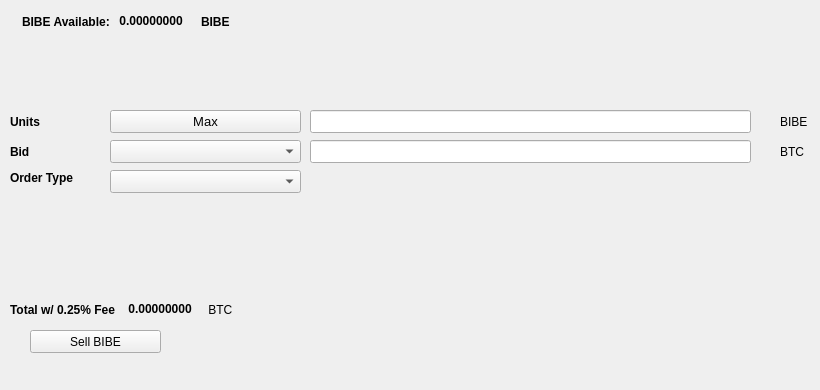
   <widget class="QWidget" name="SellTab">
    <attribute name="title">
     <string>Sell</string>
    </attribute>
    <widget class="QLabel" name="label_16">
     <property name="geometry">
      <rect>
       <x>780</x>
       <y>140</y>
       <width>31</width>
       <height>23</height>
      </rect>
     </property>
     <property name="text">
      <string>BTC</string>
     </property>
    </widget>
    <widget class="QComboBox" name="SellBidcomboBox">
     <property name="geometry">
      <rect>
       <x>110</x>
       <y>140</y>
       <width>191</width>
       <height>23</height>
      </rect>
     </property>
     <property name="font">
      <font>
       <pointsize>10</pointsize>
      </font>
     </property>
    </widget>
    <widget class="QLabel" name="label_18">
     <property name="geometry">
      <rect>
       <x>10</x>
       <y>110</y>
       <width>46</width>
       <height>23</height>
      </rect>
     </property>
     <property name="font">
      <font>
       <weight>75</weight>
       <bold>true</bold>
      </font>
     </property>
     <property name="text">
      <string>Units</string>
     </property>
    </widget>
    <widget class="QPushButton" name="Sell_Max_Amount">
     <property name="geometry">
      <rect>
       <x>110</x>
       <y>110</y>
       <width>191</width>
       <height>23</height>
      </rect>
     </property>
     <property name="font">
      <font>
       <pointsize>10</pointsize>
      </font>
     </property>
     <property name="text">
      <string>Max</string>
     </property>
    </widget>
    <widget class="QLabel" name="label_20">
     <property name="geometry">
      <rect>
       <x>10</x>
       <y>170</y>
       <width>91</width>
       <height>16</height>
      </rect>
     </property>
     <property name="font">
      <font>
       <weight>75</weight>
       <bold>true</bold>
      </font>
     </property>
     <property name="text">
      <string>Order Type</string>
     </property>
    </widget>
    <widget class="QComboBox" name="SellOrdertypeCombo">
     <property name="geometry">
      <rect>
       <x>110</x>
       <y>170</y>
       <width>191</width>
       <height>23</height>
      </rect>
     </property>
     <property name="font">
      <font>
       <pointsize>10</pointsize>
      </font>
     </property>
    </widget>
    <widget class="QLabel" name="label_21">
     <property name="geometry">
      <rect>
       <x>10</x>
       <y>140</y>
       <width>46</width>
       <height>23</height>
      </rect>
     </property>
     <property name="font">
      <font>
       <weight>75</weight>
       <bold>true</bold>
      </font>
     </property>
     <property name="text">
      <string>Bid</string>
     </property>
    </widget>
    <widget class="QLabel" name="label_22">
     <property name="geometry">
      <rect>
       <x>780</x>
       <y>110</y>
       <width>31</width>
       <height>23</height>
      </rect>
     </property>
     <property name="text">
      <string>BIBE</string>
     </property>
    </widget>
    <widget class="QLineEdit" name="UnitsInputBIBE">
     <property name="geometry">
      <rect>
       <x>310</x>
       <y>110</y>
       <width>441</width>
       <height>23</height>
      </rect>
     </property>
     <property name="font">
      <font>
       <pointsize>9</pointsize>
       <weight>75</weight>
       <bold>true</bold>
      </font>
     </property>
    </widget>
    <widget class="QLineEdit" name="SellBidPriceEdit">
     <property name="geometry">
      <rect>
       <x>310</x>
       <y>140</y>
       <width>441</width>
       <height>23</height>
      </rect>
     </property>
     <property name="font">
      <font>
       <pointsize>9</pointsize>
       <weight>75</weight>
       <bold>true</bold>
      </font>
     </property>
    </widget>
    <widget class="QPushButton" name="SellBIBEBTN">
     <property name="geometry">
      <rect>
       <x>30</x>
       <y>330</y>
       <width>131</width>
       <height>23</height>
      </rect>
     </property>
     <property name="text">
      <string>Sell BIBE</string>
     </property>
     <property name="icon">
      <iconset resource="../bibecoin">
       <normaloff>:/icons/bitcoin</normaloff>:/icons/bitcoin</iconset>
     </property>
    </widget>
    <widget class="QWidget" name="layoutWidget3">
     <property name="geometry">
      <rect>
       <x>22</x>
       <y>12</y>
       <width>258</width>
       <height>19</height>
      </rect>
     </property>
     <layout class="QHBoxLayout" name="horizontalLayout">
      <item>
       <widget class="QLabel" name="label232_2">
        <property name="font">
         <font>
          <weight>75</weight>
          <bold>true</bold>
         </font>
        </property>
        <property name="text">
         <string>BIBE Available:</string>
        </property>
       </widget>
      </item>
      <item>
       <widget class="QLabel" name="BIBEAvailableLabel">
        <property name="palette">
         <palette>
          <active>
           <colorrole role="WindowText">
            <brush brushstyle="SolidPattern">
             <color alpha="255">
              <red>0</red>
              <green>0</green>
              <blue>0</blue>
             </color>
            </brush>
           </colorrole>
           <colorrole role="Button">
            <brush brushstyle="SolidPattern">
             <color alpha="255">
              <red>0</red>
              <green>170</green>
              <blue>0</blue>
             </color>
            </brush>
           </colorrole>
           <colorrole role="Light">
            <brush brushstyle="SolidPattern">
             <color alpha="255">
              <red>0</red>
              <green>255</green>
              <blue>0</blue>
             </color>
            </brush>
           </colorrole>
           <colorrole role="Midlight">
            <brush brushstyle="SolidPattern">
             <color alpha="255">
              <red>0</red>
              <green>212</green>
              <blue>0</blue>
             </color>
            </brush>
           </colorrole>
           <colorrole role="Dark">
            <brush brushstyle="SolidPattern">
             <color alpha="255">
              <red>0</red>
              <green>85</green>
              <blue>0</blue>
             </color>
            </brush>
           </colorrole>
           <colorrole role="Mid">
            <brush brushstyle="SolidPattern">
             <color alpha="255">
              <red>0</red>
              <green>113</green>
              <blue>0</blue>
             </color>
            </brush>
           </colorrole>
           <colorrole role="Text">
            <brush brushstyle="SolidPattern">
             <color alpha="255">
              <red>0</red>
              <green>170</green>
              <blue>0</blue>
             </color>
            </brush>
           </colorrole>
           <colorrole role="BrightText">
            <brush brushstyle="SolidPattern">
             <color alpha="255">
              <red>255</red>
              <green>255</green>
              <blue>255</blue>
             </color>
            </brush>
           </colorrole>
           <colorrole role="ButtonText">
            <brush brushstyle="SolidPattern">
             <color alpha="255">
              <red>0</red>
              <green>0</green>
              <blue>0</blue>
             </color>
            </brush>
           </colorrole>
           <colorrole role="Base">
            <brush brushstyle="SolidPattern">
             <color alpha="255">
              <red>255</red>
              <green>255</green>
              <blue>255</blue>
             </color>
            </brush>
           </colorrole>
           <colorrole role="Window">
            <brush brushstyle="SolidPattern">
             <color alpha="255">
              <red>0</red>
              <green>170</green>
              <blue>0</blue>
             </color>
            </brush>
           </colorrole>
           <colorrole role="Shadow">
            <brush brushstyle="SolidPattern">
             <color alpha="255">
              <red>0</red>
              <green>0</green>
              <blue>0</blue>
             </color>
            </brush>
           </colorrole>
           <colorrole role="AlternateBase">
            <brush brushstyle="SolidPattern">
             <color alpha="255">
              <red>127</red>
              <green>212</green>
              <blue>127</blue>
             </color>
            </brush>
           </colorrole>
           <colorrole role="ToolTipBase">
            <brush brushstyle="SolidPattern">
             <color alpha="255">
              <red>255</red>
              <green>255</green>
              <blue>220</blue>
             </color>
            </brush>
           </colorrole>
           <colorrole role="ToolTipText">
            <brush brushstyle="SolidPattern">
             <color alpha="255">
              <red>0</red>
              <green>0</green>
              <blue>0</blue>
             </color>
            </brush>
           </colorrole>
          </active>
          <inactive>
           <colorrole role="WindowText">
            <brush brushstyle="SolidPattern">
             <color alpha="255">
              <red>0</red>
              <green>0</green>
              <blue>0</blue>
             </color>
            </brush>
           </colorrole>
           <colorrole role="Button">
            <brush brushstyle="SolidPattern">
             <color alpha="255">
              <red>0</red>
              <green>170</green>
              <blue>0</blue>
             </color>
            </brush>
           </colorrole>
           <colorrole role="Light">
            <brush brushstyle="SolidPattern">
             <color alpha="255">
              <red>0</red>
              <green>255</green>
              <blue>0</blue>
             </color>
            </brush>
           </colorrole>
           <colorrole role="Midlight">
            <brush brushstyle="SolidPattern">
             <color alpha="255">
              <red>0</red>
              <green>212</green>
              <blue>0</blue>
             </color>
            </brush>
           </colorrole>
           <colorrole role="Dark">
            <brush brushstyle="SolidPattern">
             <color alpha="255">
              <red>0</red>
              <green>85</green>
              <blue>0</blue>
             </color>
            </brush>
           </colorrole>
           <colorrole role="Mid">
            <brush brushstyle="SolidPattern">
             <color alpha="255">
              <red>0</red>
              <green>113</green>
              <blue>0</blue>
             </color>
            </brush>
           </colorrole>
           <colorrole role="Text">
            <brush brushstyle="SolidPattern">
             <color alpha="255">
              <red>0</red>
              <green>170</green>
              <blue>0</blue>
             </color>
            </brush>
           </colorrole>
           <colorrole role="BrightText">
            <brush brushstyle="SolidPattern">
             <color alpha="255">
              <red>255</red>
              <green>255</green>
              <blue>255</blue>
             </color>
            </brush>
           </colorrole>
           <colorrole role="ButtonText">
            <brush brushstyle="SolidPattern">
             <color alpha="255">
              <red>0</red>
              <green>0</green>
              <blue>0</blue>
             </color>
            </brush>
           </colorrole>
           <colorrole role="Base">
            <brush brushstyle="SolidPattern">
             <color alpha="255">
              <red>255</red>
              <green>255</green>
              <blue>255</blue>
             </color>
            </brush>
           </colorrole>
           <colorrole role="Window">
            <brush brushstyle="SolidPattern">
             <color alpha="255">
              <red>0</red>
              <green>170</green>
              <blue>0</blue>
             </color>
            </brush>
           </colorrole>
           <colorrole role="Shadow">
            <brush brushstyle="SolidPattern">
             <color alpha="255">
              <red>0</red>
              <green>0</green>
              <blue>0</blue>
             </color>
            </brush>
           </colorrole>
           <colorrole role="AlternateBase">
            <brush brushstyle="SolidPattern">
             <color alpha="255">
              <red>127</red>
              <green>212</green>
              <blue>127</blue>
             </color>
            </brush>
           </colorrole>
           <colorrole role="ToolTipBase">
            <brush brushstyle="SolidPattern">
             <color alpha="255">
              <red>255</red>
              <green>255</green>
              <blue>220</blue>
             </color>
            </brush>
           </colorrole>
           <colorrole role="ToolTipText">
            <brush brushstyle="SolidPattern">
             <color alpha="255">
              <red>0</red>
              <green>0</green>
              <blue>0</blue>
             </color>
            </brush>
           </colorrole>
          </inactive>
          <disabled>
           <colorrole role="WindowText">
            <brush brushstyle="SolidPattern">
             <color alpha="255">
              <red>0</red>
              <green>85</green>
              <blue>0</blue>
             </color>
            </brush>
           </colorrole>
           <colorrole role="Button">
            <brush brushstyle="SolidPattern">
             <color alpha="255">
              <red>0</red>
              <green>170</green>
              <blue>0</blue>
             </color>
            </brush>
           </colorrole>
           <colorrole role="Light">
            <brush brushstyle="SolidPattern">
             <color alpha="255">
              <red>0</red>
              <green>255</green>
              <blue>0</blue>
             </color>
            </brush>
           </colorrole>
           <colorrole role="Midlight">
            <brush brushstyle="SolidPattern">
             <color alpha="255">
              <red>0</red>
              <green>212</green>
              <blue>0</blue>
             </color>
            </brush>
           </colorrole>
           <colorrole role="Dark">
            <brush brushstyle="SolidPattern">
             <color alpha="255">
              <red>0</red>
              <green>85</green>
              <blue>0</blue>
             </color>
            </brush>
           </colorrole>
           <colorrole role="Mid">
            <brush brushstyle="SolidPattern">
             <color alpha="255">
              <red>0</red>
              <green>113</green>
              <blue>0</blue>
             </color>
            </brush>
           </colorrole>
           <colorrole role="Text">
            <brush brushstyle="SolidPattern">
             <color alpha="255">
              <red>0</red>
              <green>85</green>
              <blue>0</blue>
             </color>
            </brush>
           </colorrole>
           <colorrole role="BrightText">
            <brush brushstyle="SolidPattern">
             <color alpha="255">
              <red>255</red>
              <green>255</green>
              <blue>255</blue>
             </color>
            </brush>
           </colorrole>
           <colorrole role="ButtonText">
            <brush brushstyle="SolidPattern">
             <color alpha="255">
              <red>0</red>
              <green>85</green>
              <blue>0</blue>
             </color>
            </brush>
           </colorrole>
           <colorrole role="Base">
            <brush brushstyle="SolidPattern">
             <color alpha="255">
              <red>0</red>
              <green>170</green>
              <blue>0</blue>
             </color>
            </brush>
           </colorrole>
           <colorrole role="Window">
            <brush brushstyle="SolidPattern">
             <color alpha="255">
              <red>0</red>
              <green>170</green>
              <blue>0</blue>
             </color>
            </brush>
           </colorrole>
           <colorrole role="Shadow">
            <brush brushstyle="SolidPattern">
             <color alpha="255">
              <red>0</red>
              <green>0</green>
              <blue>0</blue>
             </color>
            </brush>
           </colorrole>
           <colorrole role="AlternateBase">
            <brush brushstyle="SolidPattern">
             <color alpha="255">
              <red>0</red>
              <green>170</green>
              <blue>0</blue>
             </color>
            </brush>
           </colorrole>
           <colorrole role="ToolTipBase">
            <brush brushstyle="SolidPattern">
             <color alpha="255">
              <red>255</red>
              <green>255</green>
              <blue>220</blue>
             </color>
            </brush>
           </colorrole>
           <colorrole role="ToolTipText">
            <brush brushstyle="SolidPattern">
             <color alpha="255">
              <red>0</red>
              <green>0</green>
              <blue>0</blue>
             </color>
            </brush>
           </colorrole>
          </disabled>
         </palette>
        </property>
        <property name="font">
         <font>
          <weight>75</weight>
          <bold>true</bold>
         </font>
        </property>
        <property name="text">
         <string> 0.00000000 </string>
        </property>
        <property name="textInteractionFlags">
         <set>Qt::LinksAccessibleByMouse|Qt::TextSelectableByKeyboard|Qt::TextSelectableByMouse</set>
        </property>
       </widget>
      </item>
      <item>
       <widget class="QLabel" name="labelBIBE">
        <property name="font">
         <font>
          <weight>75</weight>
          <bold>true</bold>
         </font>
        </property>
        <property name="text">
         <string>BIBE</string>
        </property>
       </widget>
      </item>
     </layout>
    </widget>
    <widget class="QWidget" name="layoutWidget">
     <property name="geometry">
      <rect>
       <x>10</x>
       <y>300</y>
       <width>268</width>
       <height>19</height>
      </rect>
     </property>
     <layout class="QHBoxLayout" name="horizontalLayout_2">
      <item>
       <widget class="QLabel" name="label_19">
        <property name="font">
         <font>
          <weight>75</weight>
          <bold>true</bold>
         </font>
        </property>
        <property name="text">
         <string>Total w/ 0.25% Fee </string>
        </property>
       </widget>
      </item>
      <item>
       <widget class="QLabel" name="SellCostLabel">
        <property name="palette">
         <palette>
          <active>
           <colorrole role="WindowText">
            <brush brushstyle="SolidPattern">
             <color alpha="255">
              <red>0</red>
              <green>0</green>
              <blue>0</blue>
             </color>
            </brush>
           </colorrole>
           <colorrole role="Button">
            <brush brushstyle="SolidPattern">
             <color alpha="255">
              <red>0</red>
              <green>170</green>
              <blue>0</blue>
             </color>
            </brush>
           </colorrole>
           <colorrole role="Light">
            <brush brushstyle="SolidPattern">
             <color alpha="255">
              <red>0</red>
              <green>255</green>
              <blue>0</blue>
             </color>
            </brush>
           </colorrole>
           <colorrole role="Midlight">
            <brush brushstyle="SolidPattern">
             <color alpha="255">
              <red>0</red>
              <green>212</green>
              <blue>0</blue>
             </color>
            </brush>
           </colorrole>
           <colorrole role="Dark">
            <brush brushstyle="SolidPattern">
             <color alpha="255">
              <red>0</red>
              <green>85</green>
              <blue>0</blue>
             </color>
            </brush>
           </colorrole>
           <colorrole role="Mid">
            <brush brushstyle="SolidPattern">
             <color alpha="255">
              <red>0</red>
              <green>113</green>
              <blue>0</blue>
             </color>
            </brush>
           </colorrole>
           <colorrole role="Text">
            <brush brushstyle="SolidPattern">
             <color alpha="255">
              <red>0</red>
              <green>170</green>
              <blue>0</blue>
             </color>
            </brush>
           </colorrole>
           <colorrole role="BrightText">
            <brush brushstyle="SolidPattern">
             <color alpha="255">
              <red>255</red>
              <green>255</green>
              <blue>255</blue>
             </color>
            </brush>
           </colorrole>
           <colorrole role="ButtonText">
            <brush brushstyle="SolidPattern">
             <color alpha="255">
              <red>0</red>
              <green>0</green>
              <blue>0</blue>
             </color>
            </brush>
           </colorrole>
           <colorrole role="Base">
            <brush brushstyle="SolidPattern">
             <color alpha="255">
              <red>255</red>
              <green>255</green>
              <blue>255</blue>
             </color>
            </brush>
           </colorrole>
           <colorrole role="Window">
            <brush brushstyle="SolidPattern">
             <color alpha="255">
              <red>0</red>
              <green>170</green>
              <blue>0</blue>
             </color>
            </brush>
           </colorrole>
           <colorrole role="Shadow">
            <brush brushstyle="SolidPattern">
             <color alpha="255">
              <red>0</red>
              <green>0</green>
              <blue>0</blue>
             </color>
            </brush>
           </colorrole>
           <colorrole role="AlternateBase">
            <brush brushstyle="SolidPattern">
             <color alpha="255">
              <red>127</red>
              <green>212</green>
              <blue>127</blue>
             </color>
            </brush>
           </colorrole>
           <colorrole role="ToolTipBase">
            <brush brushstyle="SolidPattern">
             <color alpha="255">
              <red>255</red>
              <green>255</green>
              <blue>220</blue>
             </color>
            </brush>
           </colorrole>
           <colorrole role="ToolTipText">
            <brush brushstyle="SolidPattern">
             <color alpha="255">
              <red>0</red>
              <green>0</green>
              <blue>0</blue>
             </color>
            </brush>
           </colorrole>
          </active>
          <inactive>
           <colorrole role="WindowText">
            <brush brushstyle="SolidPattern">
             <color alpha="255">
              <red>0</red>
              <green>0</green>
              <blue>0</blue>
             </color>
            </brush>
           </colorrole>
           <colorrole role="Button">
            <brush brushstyle="SolidPattern">
             <color alpha="255">
              <red>0</red>
              <green>170</green>
              <blue>0</blue>
             </color>
            </brush>
           </colorrole>
           <colorrole role="Light">
            <brush brushstyle="SolidPattern">
             <color alpha="255">
              <red>0</red>
              <green>255</green>
              <blue>0</blue>
             </color>
            </brush>
           </colorrole>
           <colorrole role="Midlight">
            <brush brushstyle="SolidPattern">
             <color alpha="255">
              <red>0</red>
              <green>212</green>
              <blue>0</blue>
             </color>
            </brush>
           </colorrole>
           <colorrole role="Dark">
            <brush brushstyle="SolidPattern">
             <color alpha="255">
              <red>0</red>
              <green>85</green>
              <blue>0</blue>
             </color>
            </brush>
           </colorrole>
           <colorrole role="Mid">
            <brush brushstyle="SolidPattern">
             <color alpha="255">
              <red>0</red>
              <green>113</green>
              <blue>0</blue>
             </color>
            </brush>
           </colorrole>
           <colorrole role="Text">
            <brush brushstyle="SolidPattern">
             <color alpha="255">
              <red>0</red>
              <green>170</green>
              <blue>0</blue>
             </color>
            </brush>
           </colorrole>
           <colorrole role="BrightText">
            <brush brushstyle="SolidPattern">
             <color alpha="255">
              <red>255</red>
              <green>255</green>
              <blue>255</blue>
             </color>
            </brush>
           </colorrole>
           <colorrole role="ButtonText">
            <brush brushstyle="SolidPattern">
             <color alpha="255">
              <red>0</red>
              <green>0</green>
              <blue>0</blue>
             </color>
            </brush>
           </colorrole>
           <colorrole role="Base">
            <brush brushstyle="SolidPattern">
             <color alpha="255">
              <red>255</red>
              <green>255</green>
              <blue>255</blue>
             </color>
            </brush>
           </colorrole>
           <colorrole role="Window">
            <brush brushstyle="SolidPattern">
             <color alpha="255">
              <red>0</red>
              <green>170</green>
              <blue>0</blue>
             </color>
            </brush>
           </colorrole>
           <colorrole role="Shadow">
            <brush brushstyle="SolidPattern">
             <color alpha="255">
              <red>0</red>
              <green>0</green>
              <blue>0</blue>
             </color>
            </brush>
           </colorrole>
           <colorrole role="AlternateBase">
            <brush brushstyle="SolidPattern">
             <color alpha="255">
              <red>127</red>
              <green>212</green>
              <blue>127</blue>
             </color>
            </brush>
           </colorrole>
           <colorrole role="ToolTipBase">
            <brush brushstyle="SolidPattern">
             <color alpha="255">
              <red>255</red>
              <green>255</green>
              <blue>220</blue>
             </color>
            </brush>
           </colorrole>
           <colorrole role="ToolTipText">
            <brush brushstyle="SolidPattern">
             <color alpha="255">
              <red>0</red>
              <green>0</green>
              <blue>0</blue>
             </color>
            </brush>
           </colorrole>
          </inactive>
          <disabled>
           <colorrole role="WindowText">
            <brush brushstyle="SolidPattern">
             <color alpha="255">
              <red>0</red>
              <green>85</green>
              <blue>0</blue>
             </color>
            </brush>
           </colorrole>
           <colorrole role="Button">
            <brush brushstyle="SolidPattern">
             <color alpha="255">
              <red>0</red>
              <green>170</green>
              <blue>0</blue>
             </color>
            </brush>
           </colorrole>
           <colorrole role="Light">
            <brush brushstyle="SolidPattern">
             <color alpha="255">
              <red>0</red>
              <green>255</green>
              <blue>0</blue>
             </color>
            </brush>
           </colorrole>
           <colorrole role="Midlight">
            <brush brushstyle="SolidPattern">
             <color alpha="255">
              <red>0</red>
              <green>212</green>
              <blue>0</blue>
             </color>
            </brush>
           </colorrole>
           <colorrole role="Dark">
            <brush brushstyle="SolidPattern">
             <color alpha="255">
              <red>0</red>
              <green>85</green>
              <blue>0</blue>
             </color>
            </brush>
           </colorrole>
           <colorrole role="Mid">
            <brush brushstyle="SolidPattern">
             <color alpha="255">
              <red>0</red>
              <green>113</green>
              <blue>0</blue>
             </color>
            </brush>
           </colorrole>
           <colorrole role="Text">
            <brush brushstyle="SolidPattern">
             <color alpha="255">
              <red>0</red>
              <green>85</green>
              <blue>0</blue>
             </color>
            </brush>
           </colorrole>
           <colorrole role="BrightText">
            <brush brushstyle="SolidPattern">
             <color alpha="255">
              <red>255</red>
              <green>255</green>
              <blue>255</blue>
             </color>
            </brush>
           </colorrole>
           <colorrole role="ButtonText">
            <brush brushstyle="SolidPattern">
             <color alpha="255">
              <red>0</red>
              <green>85</green>
              <blue>0</blue>
             </color>
            </brush>
           </colorrole>
           <colorrole role="Base">
            <brush brushstyle="SolidPattern">
             <color alpha="255">
              <red>0</red>
              <green>170</green>
              <blue>0</blue>
             </color>
            </brush>
           </colorrole>
           <colorrole role="Window">
            <brush brushstyle="SolidPattern">
             <color alpha="255">
              <red>0</red>
              <green>170</green>
              <blue>0</blue>
             </color>
            </brush>
           </colorrole>
           <colorrole role="Shadow">
            <brush brushstyle="SolidPattern">
             <color alpha="255">
              <red>0</red>
              <green>0</green>
              <blue>0</blue>
             </color>
            </brush>
           </colorrole>
           <colorrole role="AlternateBase">
            <brush brushstyle="SolidPattern">
             <color alpha="255">
              <red>0</red>
              <green>170</green>
              <blue>0</blue>
             </color>
            </brush>
           </colorrole>
           <colorrole role="ToolTipBase">
            <brush brushstyle="SolidPattern">
             <color alpha="255">
              <red>255</red>
              <green>255</green>
              <blue>220</blue>
             </color>
            </brush>
           </colorrole>
           <colorrole role="ToolTipText">
            <brush brushstyle="SolidPattern">
             <color alpha="255">
              <red>0</red>
              <green>0</green>
              <blue>0</blue>
             </color>
            </brush>
           </colorrole>
          </disabled>
         </palette>
        </property>
        <property name="font">
         <font>
          <weight>75</weight>
          <bold>true</bold>
         </font>
        </property>
        <property name="autoFillBackground">
         <bool>false</bool>
        </property>
        <property name="text">
         <string> 0.00000000</string>
        </property>
        <property name="textInteractionFlags">
         <set>Qt::LinksAccessibleByMouse|Qt::TextSelectableByMouse</set>
        </property>
       </widget>
      </item>
      <item>
       <widget class="QLabel" name="label_17">
        <property name="font">
         <font>
          <weight>50</weight>
          <bold>false</bold>
         </font>
        </property>
        <property name="text">
         <string> BTC</string>
        </property>
       </widget>
      </item>
     </layout>
    </widget>
    <widget class="QLabel" name="label_23">
     <property name="geometry">
      <rect>
       <x>460</x>
       <y>300</y>
       <width>281</width>
       <height>81</height>
      </rect>
     </property>
     <property name="text">
      <string/>
     </property>
     <property name="pixmap">
      <pixmap>:/images/bittrex</pixmap>
     </property>
    </widget>
   </widget>
